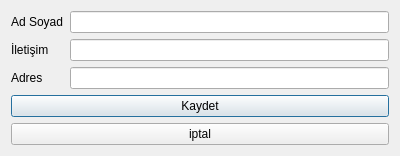
<?xml version="1.0" encoding="UTF-8"?>
<ui version="4.0">
 <class>addCariHesapDialog</class>
 <widget class="QDialog" name="addCariHesapDialog">
  <property name="geometry">
   <rect>
    <x>0</x>
    <y>0</y>
    <width>400</width>
    <height>156</height>
   </rect>
  </property>
  <property name="windowTitle">
   <string>Dialog</string>
  </property>
  <layout class="QVBoxLayout" name="verticalLayout">
   <item>
    <layout class="QGridLayout" name="gridLayout">
     <item row="1" column="1">
      <widget class="QLineEdit" name="lineEdit_iletisim"/>
     </item>
     <item row="1" column="0">
      <widget class="QLabel" name="label_2">
       <property name="text">
        <string>İletişim</string>
       </property>
      </widget>
     </item>
     <item row="0" column="1">
      <widget class="QLineEdit" name="lineEdit_ad"/>
     </item>
     <item row="0" column="0">
      <widget class="QLabel" name="label">
       <property name="text">
        <string>Ad Soyad</string>
       </property>
      </widget>
     </item>
     <item row="2" column="1">
      <widget class="QLineEdit" name="lineEdit_adres"/>
     </item>
     <item row="2" column="0">
      <widget class="QLabel" name="label_3">
       <property name="text">
        <string>Adres</string>
       </property>
      </widget>
     </item>
    </layout>
   </item>
   <item>
    <widget class="QPushButton" name="pushButton_save">
     <property name="text">
      <string>Kaydet</string>
     </property>
    </widget>
   </item>
   <item>
    <widget class="QPushButton" name="pushButton_cancel">
     <property name="text">
      <string>iptal</string>
     </property>
    </widget>
   </item>
   <item>
    <spacer name="verticalSpacer">
     <property name="orientation">
      <enum>Qt::Vertical</enum>
     </property>
     <property name="sizeHint" stdset="0">
      <size>
       <width>20</width>
       <height>40</height>
      </size>
     </property>
    </spacer>
   </item>
  </layout>
 </widget>
 <tabstops>
  <tabstop>lineEdit_ad</tabstop>
  <tabstop>lineEdit_iletisim</tabstop>
  <tabstop>lineEdit_adres</tabstop>
  <tabstop>pushButton_save</tabstop>
  <tabstop>pushButton_cancel</tabstop>
 </tabstops>
 <resources/>
 <connections>
  <connection>
   <sender>pushButton_cancel</sender>
   <signal>clicked()</signal>
   <receiver>addCariHesapDialog</receiver>
   <slot>close()</slot>
   <hints>
    <hint type="sourcelabel">
     <x>223</x>
     <y>136</y>
    </hint>
    <hint type="destinationlabel">
     <x>263</x>
     <y>145</y>
    </hint>
   </hints>
  </connection>
 </connections>
</ui>
